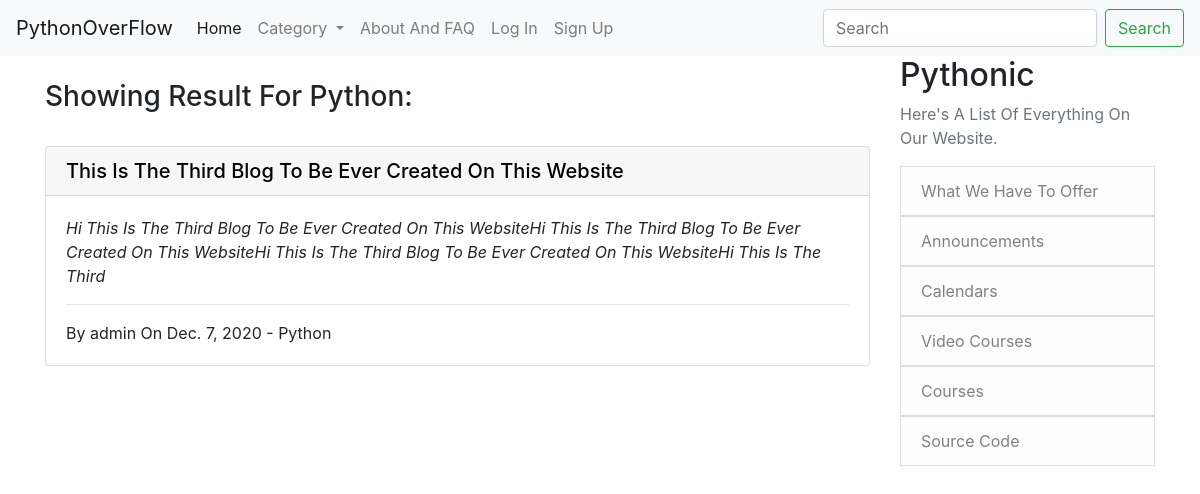
Before: /post/category/Python with the older database file.
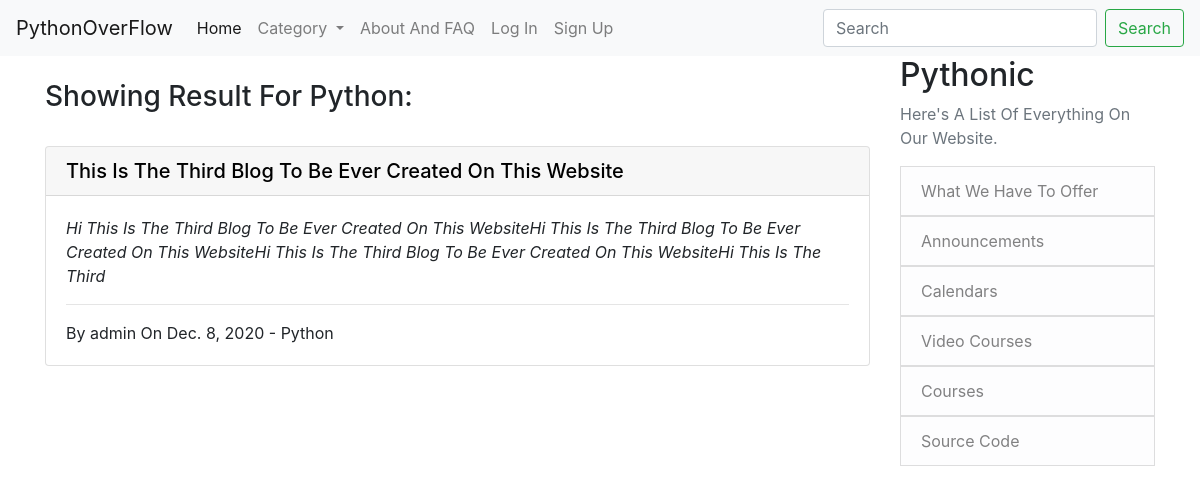
After: the same page with the newer database file.
### App/models.py (models this page shows, shortened)
class Post(models.Model):
    title = models.CharField(max_length=120)
    author = models.ForeignKey(User, on_delete=models.CASCADE)
    context = RichTextField(blank=True, null=True)
    date_created = models.DateField(auto_now=True)
    category = models.CharField(max_length=30, default='Python')
    likes = models.ManyToManyField(User, related_name='blog_posts')

### App/views.py (the view)
# urls.py: path('post/category/<str:cate>', CategoryView, name='post_category'),
def CategoryView(request, cate):
    category_post = Post.objects.filter(category=cate)
    cate_menu = Category.objects.all()
    return render(request, 'App/category.html', {'cate':cate, 'category_post':category_post, 'cate_menu':cate_menu})

### App/models.py (called while the page is built)
    def __str__(self):
        return self.name

### App/templates/App/category.html (shortened to what this page needs)
{% extends "App/base.html" %}
{% block content %}
<br>
<h3>Showing Result For {{ cate }}:</h3>
<br>
{% if category_post %}
    {% for post in category_post %}
        <div class="card">
            <a href="{% url 'post_detail' post.pk %}" style="text-decoration: none; color: black">
                <h5 class="card-header">{{ post.title }}</h5>
            </a>
            <div class="card-body">
                <p class="card-text"><i>{{ post.context|slice:":200"}}</i></p>
                <hr>
                <p class="card-text">By {{ post.author }} On {{ post.date_created }} - {{ post.category }}</p>
            </div>
        </div>
        <br>
    {% endfor %}
{% endif %}
{% endblock %}

Changed rows visible on the page:
changed Post "This Is The Third Blog To Be Ever Created On This Website": date_created "Dec. 7, 2020" → "Dec. 8, 2020"
